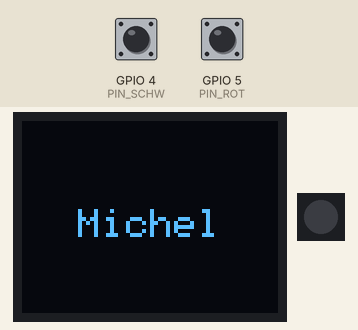
The sketch below on a simulated ESP32-C3. On the bench: 64×48 one-colour display, 1 RGB LEDs in strip order, left to right. The test bench sets the inputs (shaded band); at power-on: GPIO 4 (PIN_SCHW) HIGH, GPIO 5 (PIN_ROT) HIGH. Dim RGB values are drawn brighter than linear.

Above: at 1.25 s.
1.3 s: GPIO 4 (PIN_SCHW) pulled LOW for 0.15 s
At 1.41 s:
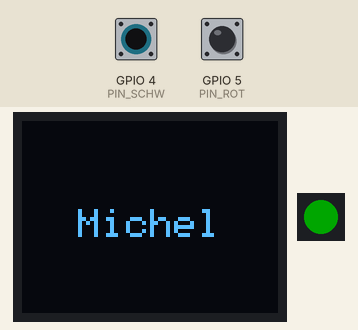
At 1.81 s:
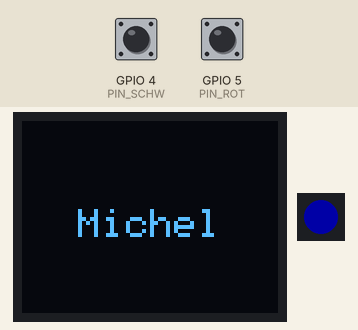
2.0 s: GPIO 5 (PIN_ROT) pulled LOW for 0.15 s
4.4 s: GPIO 4 (PIN_SCHW) pulled LOW for 1 s
At 4.52 s:
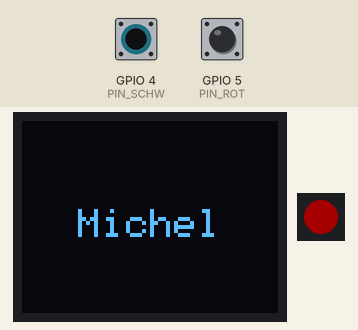
Timing chart, 0 to 12.0 s (numbered marks = the images above; inputs shaded):
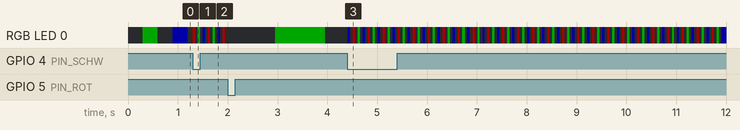

The sketch:

sketch_nox18a.ino
```cpp
/*
  IniK-Box - Name auf dem Display, RGB-LED blinkt, Taster steuern den Takt
  Informatik im Kontext, WiSe 26/27

  Hardware: Carenuity C3 Mini auf der Platine IniK-Box v1.3
  In der Arduino IDE als Board "LOLIN C3 MINI" auswaehlen.

  Pin         Funktion
  ----------  ------------------------------------------
  GPIO 4      schwarzer Taster, gegen GND
  GPIO 5      roter Taster, gegen GND
  GPIO 7      RGB-LED (WS2812B) auf dem C3 Mini
  GPIO 8      SDA (I2C)
  GPIO 10     SCL (I2C)

  Benoetigte Bibliotheken (Bibliotheksverwalter der Arduino IDE):
  U8g2, Adafruit NeoPixel

  Der Aufbau im loop ist derselbe wie bei "Blink without Delay" aus
  Vorlesung 03: previousMillis merkt sich, wann zuletzt umgeschaltet
  wurde, interval ist die Wartezeit dazwischen.
*/

#include <Wire.h>
#include <U8g2lib.h>
#include <Adafruit_NeoPixel.h>

U8G2_SSD1306_64X48_ER_F_HW_I2C display(U8G2_R0, U8X8_PIN_NONE);

const int PIN_SCHW = 4;  // schwarz
const int PIN_ROT  = 5;  // rot
const int PIN_LED  = 7;  // RGB-LED

Adafruit_NeoPixel led(1, PIN_LED, NEO_GRB + NEO_KHZ800);

unsigned long previousMillis = 0;
unsigned long interval = 300;   // Millisekunden je Phase
bool ledState = false;          // leuchtet die LED gerade?
int  farbe = 0;                 // 0 rot, 1 gruen, 2 blau

void zeigeFarbe() {
  if (!ledState) {
    led.clear();
  } else if (farbe == 0) {
    led.setPixelColor(0, led.Color(255, 0, 0));
  } else if (farbe == 1) {
    led.setPixelColor(0, led.Color(0, 255, 0));
  } else {
    led.setPixelColor(0, led.Color(0, 0, 255));
  }
  led.show();
}

void setup() {
  Wire.begin(8, 10);

  pinMode(PIN_SCHW, INPUT_PULLUP);
  pinMode(PIN_ROT,  INPUT_PULLUP);

  display.begin();
  display.clearBuffer();
  display.setFont(u8g2_font_6x10_tf);
  display.setCursor(14, 29);
  display.print("Michel");
  display.sendBuffer();

  led.begin();
  led.setBrightness(40);   // volle Helligkeit blendet
  led.clear();
  led.show();
}

void loop() {
  unsigned long currentMillis = millis();

  // ---- hier kommt deine Ergaenzung hin ----
  // schwarzer Taster: schneller blinken (+), interval wird kleiner(-)
  // roter Taster:     langsamer blinken (-), interval wird groesser (+)
  // Denk an eine Untergrenze und eine Obergrenze.
  //
  // Zusatz: Am langsamen Ende soll das Blinken ganz aufhoeren,
  // und der schwarze Taster soll es wieder starten.

  // Schwarzer Taster: schneller blinken oder neu starten
  if (digitalRead(PIN_SCHW) == LOW && interval > 50) {
    interval = interval - 50;
  }

  // Roter Taster: langsamer blinken, am Ende stoppen
  if (digitalRead(PIN_ROT) == LOW && interval < 1000) {
    interval = interval + 50;
  }

  if (currentMillis - previousMillis >= interval) {
    previousMillis = currentMillis;

    ledState = !ledState;
    if (ledState) {
      farbe = (farbe + 1) % 3;
    }
    zeigeFarbe();
  }
}
```
